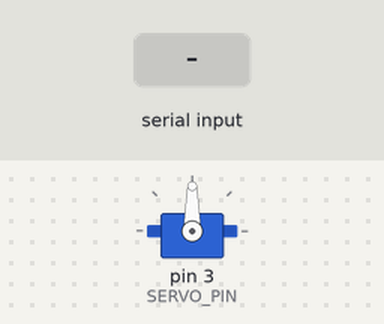
A sketch run on a simulated Arduino Uno, built with avr-gcc and run on an emulated ATmega328P. Shown: servo. The test bench sets the inputs (shaded band).

Above: at 1.2 s.
1.3 s: "0\n" received over Serial
At 1.76 s:
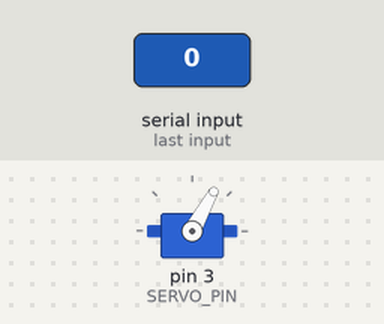
At 3.8 s:
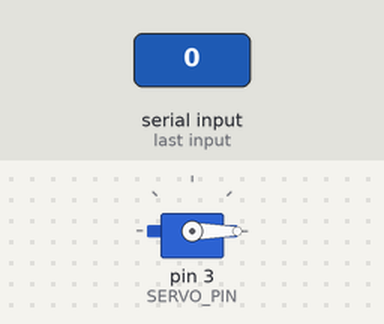
4.3 s: "5\n" received over Serial
At 5.7 s:
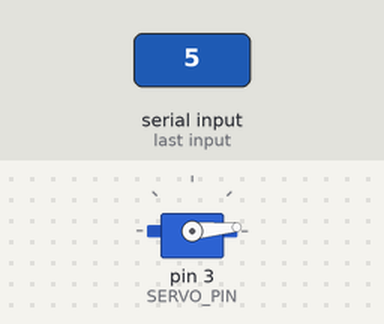
Timing chart, 0 to 7.3 s (numbered marks = the images above; inputs shaded):
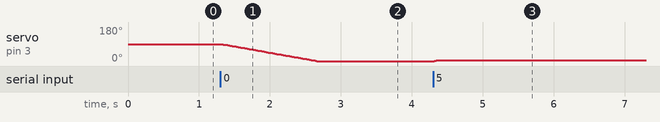

Measured:
- after the input at 1.3 s, servo on pin 3 (SERVO_PIN): moves from 90° to 0° over 1.3 s, starting at once
- after the input at 4.3 s, servo on pin 3 (SERVO_PIN): 0° → 5° at once

The sketch:

sketch.ino
```cpp
#include <Servo.h>

#define SERVO_PIN 3

Servo servop;

bool IsNumber(String str) {
  if (str.length() == 0 || str.length() > 3) { //length не учитывает '\0'
    return false;
  }
  for (int i = 0; i < str.length(); ++i) {
    char symbol = str.charAt(i);
    if (symbol < '0' || symbol > '9') {
      return false;
    }
  }
  return true;
}

void setup() {
  servop.attach(SERVO_PIN);
  Serial.begin(115200);
}

void loop() {
  if (Serial.available()) {
    String str = Serial.readStringUntil('\n');
    if (IsNumber(str)) {
      int number = str.toInt();
      if (number >= 0 && number <= 180) {
        int current_angle = servop.read();
        if (current_angle <= number) {
          for (int i = current_angle; i <= number; ++i) {
            servop.write(i);
            delay(15);
          }
        } else {
          for (int i = current_angle; i >= number; --i) {
            servop.write(i);
            delay(15);
          }
        }
      }
    }
  }
}
```
